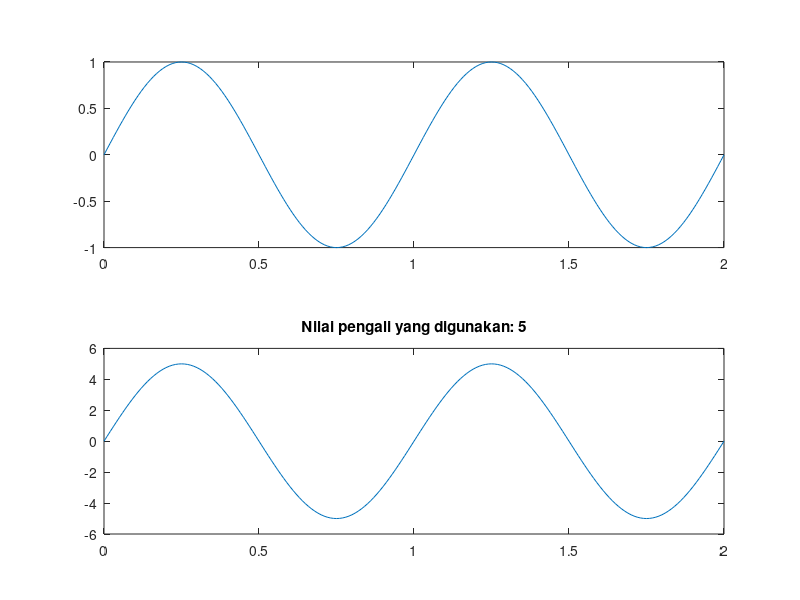

MATLAB code to generate this figure:
T = 100;
t = 0:1/T:2;
f1 = 1;
y1 = sin(2 * pi * t);

subplot(2, 1, 1);
plot(t, y1);

a = input('Nilai pengali yang anda gunakan (< 1): ');
y1_kuat = a * sin(2 * pi * t);

subplot(2, 1, 2);
plot(t, y1_kuat);
title(['Nilai pengali yang digunakan: ', num2str(a)]);

gain_dB = 20 * log10(a);
disp(['Penguatan dalam dB: ', num2str(gain_dB)]);
